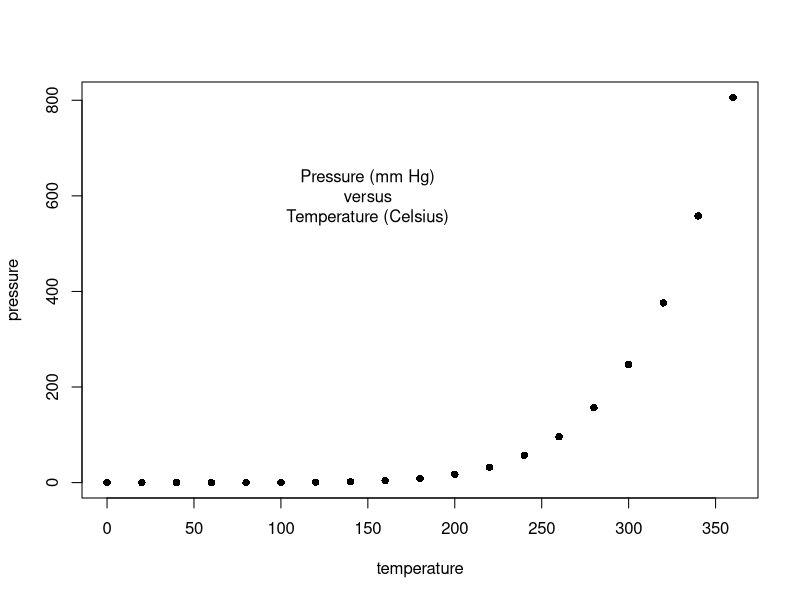
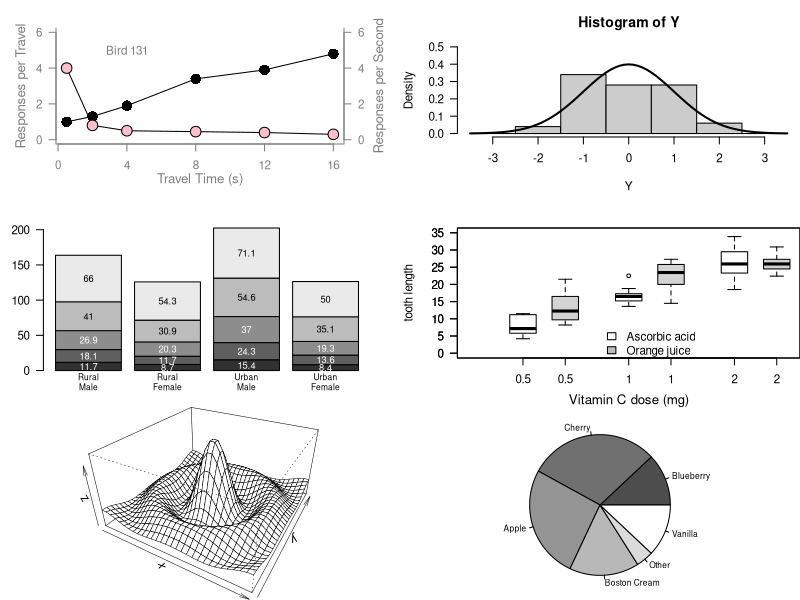
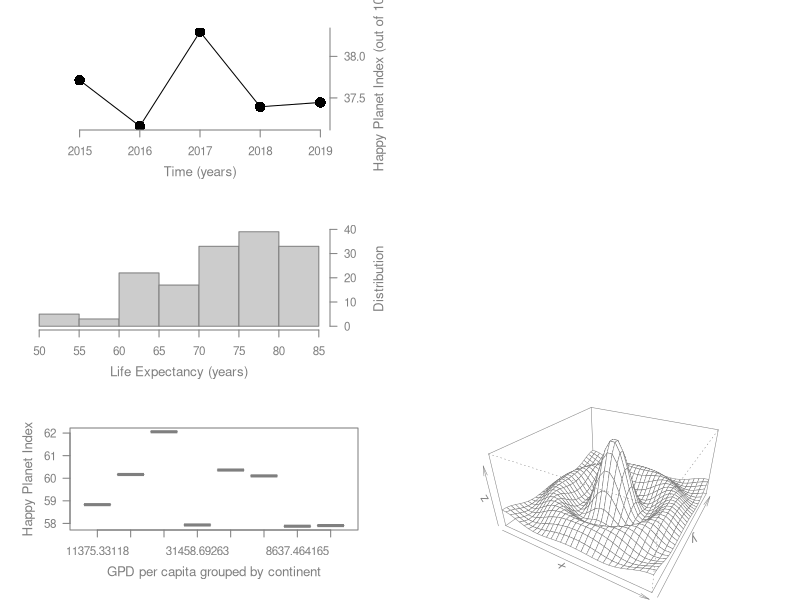
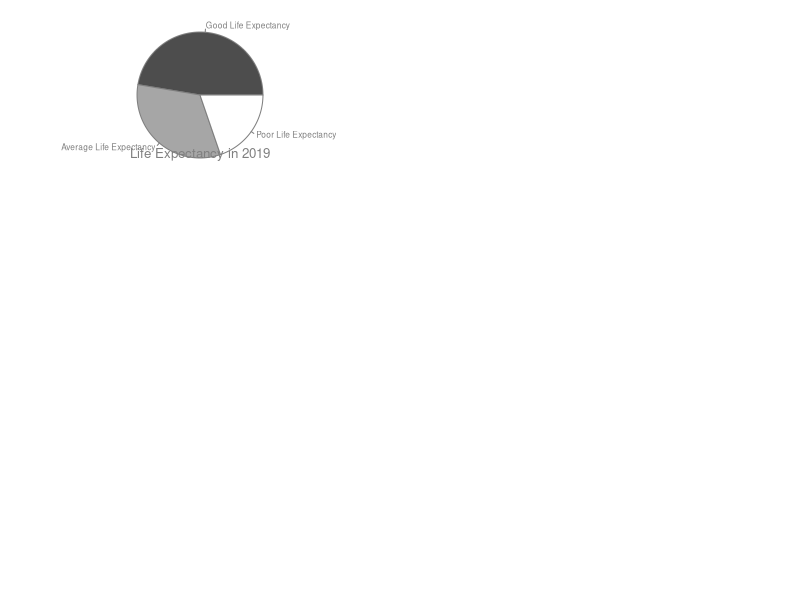

The R source for these figures, in order:
### Paul Murrell's R examples (selected)

rm(list=ls())

## Start plotting from basics 
# Note the order
plot(pressure, pch=16)  # Can you change pch?
text(150, 600, 
     "Pressure (mm Hg)\nversus\nTemperature (Celsius)")

#  Examples of standard high-level plots 
#  In each case, extra output is also added using low-level 
#  plotting functions.

# Setting the parameter (3 rows by 2 cols)
par(mfrow=c(3, 2))

# Scatterplot
# Note the incremental additions

x <- c(0.5, 2, 4, 8, 12, 16)
y1 <- c(1, 1.3, 1.9, 3.4, 3.9, 4.8)
y2 <- c(4, .8, .5, .45, .4, .3)

# Setting label orientation, margins c(bottom, left, top, right) & text size
par(las=1, mar=c(4, 4, 2, 4), cex=.7) 
plot.new()
plot.window(range(x), c(0, 6))
lines(x, y1)
lines(x, y2)
points(x, y1, pch=16, cex=2) # Try different cex value? Size of the circle dots
points(x, y2, pch=21, bg="pink", cex=2)  # Different background color of the circles
par(col="gray50", fg="gray50", col.axis="gray50")
axis(1, at=seq(0, 16, 4)) # What is the first number standing for? Position, bottom
axis(2, at=seq(0, 6, 2)) # Position left
axis(4, at=seq(0, 6, 2)) # Position right
box(bty="u") #Close the box

#Label for axis
mtext("Travel Time (s)", side=1, line=2, cex=0.8)
mtext("Responses per Travel", side=2, line=2, las=0, cex=0.8)
mtext("Responses per Second", side=4, line=2, las=0, cex=0.8)

text(4, 5, "Bird 131") #Label for point
par(mar=c(5.1, 4.1, 4.1, 2.1), col="black", fg="black", col.axis="black")

# Histogram
# Random data
Y <- rnorm(50)
# Make sure no Y exceed [-3.5, 3.5]
Y[Y < -3.5 | Y > 3.5] <- NA # Selection/set range
x <- seq(-3.5, 3.5, .1)
dn <- dnorm(x)
par(mar=c(4.5, 4.1, 3.1, 0))
hist(Y, breaks=seq(-3.5, 3.5), ylim=c(0, 0.5), 
     col="gray80", freq=FALSE)
lines(x, dnorm(x), lwd=2)
par(mar=c(5.1, 4.1, 4.1, 2.1))

# Barplot
par(mar=c(2, 3.1, 2, 2.1)) 
midpts <- barplot(VADeaths, 
                  col=gray(0.1 + seq(1, 9, 2)/11), 
                  names=rep("", 4))
mtext(sub(" ", "\n", colnames(VADeaths)),
      at=midpts, side=1, line=0.5, cex=0.5)
text(rep(midpts, each=5), apply(VADeaths, 2, cumsum) - VADeaths/2,
     VADeaths, 
     col=rep(c("white", "black"), times=3:2), 
     cex=0.8)
par(mar=c(5.1, 4.1, 4.1, 2.1))  

# Boxplot
par(mar=c(3, 4.1, 2, 0))
boxplot(len ~ dose, data = ToothGrowth,
        boxwex = 0.25, at = 1:3 - 0.2,
        subset= supp == "VC", col="white",
        xlab="",
        ylab="tooth length", ylim=c(0,35))
mtext("Vitamin C dose (mg)", side=1, line=2.5, cex=0.8)
boxplot(len ~ dose, data = ToothGrowth, add = TRUE,
        boxwex = 0.25, at = 1:3 + 0.2,
        
        subset= supp == "OJ")
legend(1.5, 9, c("Ascorbic acid", "Orange juice"), 
       fill = c("white", "gray"), 
       bty="n")
par(mar=c(5.1, 4.1, 4.1, 2.1))

# Persp
x <- seq(-10, 10, length= 30)
y <- x
f <- function(x,y) { r <- sqrt(x^2+y^2); 10 * sin(r)/r }
z <- outer(x, y, f)
z[is.na(z)] <- 1
# 0.5 to include z axis label
par(mar=c(0, 0.5, 0, 0), lwd=0.5)
persp(x, y, z, theta = 30, phi = 30, 
      expand = 0.5)
par(mar=c(5.1, 4.1, 4.1, 2.1), lwd=1)

# Piechart
par(mar=c(0, 2, 1, 2), xpd=FALSE, cex=0.5)
pie.sales <- c(0.12, 0.3, 0.26, 0.16, 0.04, 0.12)
names(pie.sales) <- c("Blueberry", "Cherry",
                      "Apple", "Boston Cream", "Other", "Vanilla")
pie(pie.sales, col = gray(seq(0.3,1.0,length=6))) 

# Exercise: Can you generate these charts individually?  
# Try these functions 
# using another dataset. Be sure to work on the layout and margins


# csv
library(readr)
library(tidyverse)
HPI <- read_csv("Book1.csv")
HPI <- as.data.frame(HPI)


# see column names 
colnames(HPI) 

# rename columns
names(HPI)<-c("country", "ISO", "year", "cont", "Pop", "LiExp",
              "wellbeing", "EcoFP", "HPI", "BioCap", "GDP")

HPI$cont <- factor(HPI$cont)

HPI_US <- as.data.frame(HPI)
HPI_US <- HPI_US%>%
    filter(HPI_US$ISO=='USA')

HPI_KO <- as.data.frame(HPI)
HPI_KO <- HPI_KO%>%
  filter(HPI_KO$ISO=='KOR')

library(forecast)
HPI_US_ts <- ts(HPI_US$HPI, frequency = 1, start = 2015) 
HPI_KO_ts <- ts(HPI_KO$HPI, frequency = 1, start = 2015)
  
#Scatterplot
#####
par(las=1, mar=c(5, 5, 2, 5), cex=.7) 
plot.new()
plot.window(range(HPI_US$year), range(HPI_US_ts))
lines(HPI_US$year, HPI_US_ts)
points(HPI_US$year, HPI_US_ts, pch=16, cex=2)
par(col="gray50", fg="gray50", col.axis="gray50")
axis(1, at=seq(2015, 2019, 1)) # Position, bottom
axis(4, at=seq(37, 39, 0.5)) # Position, right

mtext("Time (years)", side=1, line=2.5, cex=0.8)
mtext("Happy Planet Index (out of 100)", side=4, line=3, las=0, cex=0.8)
#####

# Histogram

#####
HPI_19 <- as.data.frame(HPI)
HPI_19 <- HPI_19%>%
  filter(year==2019)

par(las=1, mar=c(5, 2, 2, 5), cex=.7) 
plot.new()
hist(HPI_19$LiExp, col="gray80", freq=TRUE, 
     main=" ", xlab =" ", ylab = " ", yaxt='n')
axis(4, at=seq(0, 40, 10)) # Position, right
mtext("Life Expectancy (years)", side=1, line=2.5, cex=0.8)
mtext("Distribution", side=4, line=3, las=0, cex=0.8)

#####

# Boxplot
HPI_19s <- HPI_19%>%
  filter()%>%
  select(cont, GDP, HPI)

par(las=1, mar=c(5, 5, 2, 3), cex=.7) 
plot.new()

boxplot(HPI ~ GDP, data = HPI_19,
        subset=cont, col="white",
        xlab="",
        ylab="")

mtext("GPD per capita grouped by continent", side=1, line=2.5, cex=0.8)
mtext("Happy Planet Index", side=2, line=2.5,las=0, cex=0.8)

# Persp
x <- seq(-10, 10, length= 30)
y <- x
f <- function(x,y) { r <- sqrt(x^2+y^2); 10 * sin(r)/r }
z <- outer(x, y, f)
z[is.na(z)] <- 1
# 0.5 to include z axis label
par(mar=c(0, 0.5, 0, 0), lwd=0.5)
persp(x, y, z, theta = 30, phi = 30, 
      expand = 0.5)
par(mar=c(5.1, 4.1, 4.1, 2.1), lwd=1)

# Piechart

HPI_19s <- HPI_19%>%
  filter()%>%
  select(cont, GDP, HPI, LiExp)

HPI_19s$LiExp.col <- HPI_19s$LiExp
HPI_19s$LiExp.col[HPI_19s$LiExp.col <= 65] <- 3
HPI_19s$LiExp.col[HPI_19s$LiExp.col > 65 & HPI_19s$LiExp.col <= 75] <- 2
HPI_19s$LiExp.col[HPI_19s$LiExp.col > 75] <- 1

HPI_19s <- HPI_19s%>%
  arrange(LiExp.col)%>%
  count(LiExp.col)

HPI_19s$LiExp.col[HPI_19s$LiExp.col == 3] <- "Poor Life Expectancy"
HPI_19s$LiExp.col[HPI_19s$LiExp.col == 2] <- "Average Life Expectancy"
HPI_19s$LiExp.col[HPI_19s$LiExp.col == 1] <- "Good Life Expectancy"

par(mar=c(2, 2, 1, 2), xpd=FALSE, cex=0.5)
pie(HPI_19s$n, HPI_19s$LiExp.col, col = gray(seq(0.3,1.0,length=3))) 
mtext("Life Expectancy in 2019", side=1, line=-3, cex=0.8)
